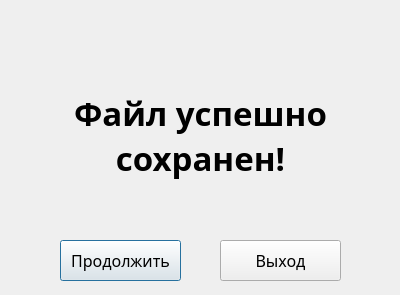
<?xml version="1.0" encoding="UTF-8"?>
<ui version="4.0">
 <class>Dialog</class>
 <widget class="QDialog" name="Dialog">
  <property name="geometry">
   <rect>
    <x>0</x>
    <y>0</y>
    <width>400</width>
    <height>295</height>
   </rect>
  </property>
  <property name="font">
   <font>
    <family>Sitka Heading</family>
    <pointsize>12</pointsize>
   </font>
  </property>
  <property name="windowTitle">
   <string>Save file</string>
  </property>
  <widget class="QPushButton" name="OK">
   <property name="geometry">
    <rect>
     <x>60</x>
     <y>240</y>
     <width>121</width>
     <height>41</height>
    </rect>
   </property>
   <property name="text">
    <string>Продолжить</string>
   </property>
  </widget>
  <widget class="QLabel" name="label">
   <property name="geometry">
    <rect>
     <x>40</x>
     <y>80</y>
     <width>321</width>
     <height>111</height>
    </rect>
   </property>
   <property name="font">
    <font>
     <pointsize>25</pointsize>
     <weight>75</weight>
     <bold>true</bold>
    </font>
   </property>
   <property name="layoutDirection">
    <enum>Qt::LeftToRight</enum>
   </property>
   <property name="text">
    <string>Файл успешно сохранен!</string>
   </property>
   <property name="scaledContents">
    <bool>false</bool>
   </property>
   <property name="alignment">
    <set>Qt::AlignCenter</set>
   </property>
   <property name="wordWrap">
    <bool>true</bool>
   </property>
  </widget>
  <widget class="QPushButton" name="Exit">
   <property name="geometry">
    <rect>
     <x>220</x>
     <y>240</y>
     <width>121</width>
     <height>41</height>
    </rect>
   </property>
   <property name="text">
    <string>Выход</string>
   </property>
  </widget>
 </widget>
 <resources/>
 <connections/>
</ui>
